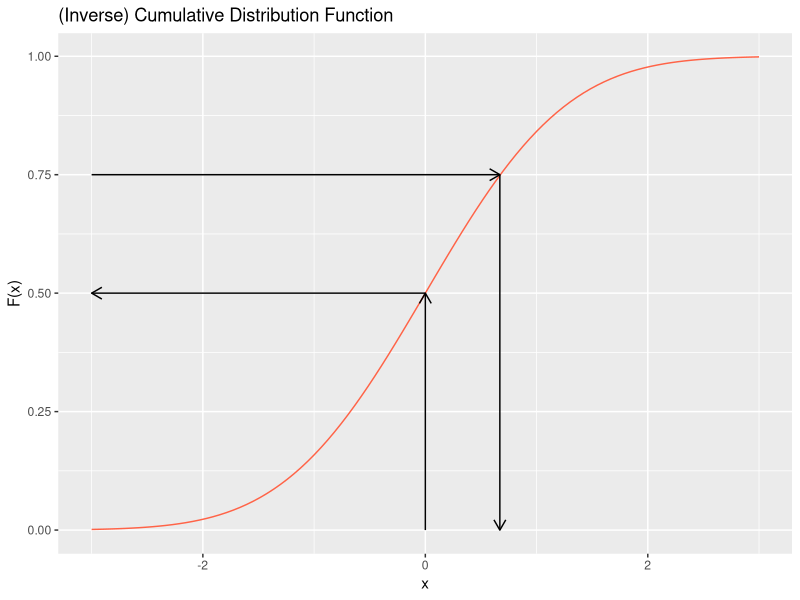
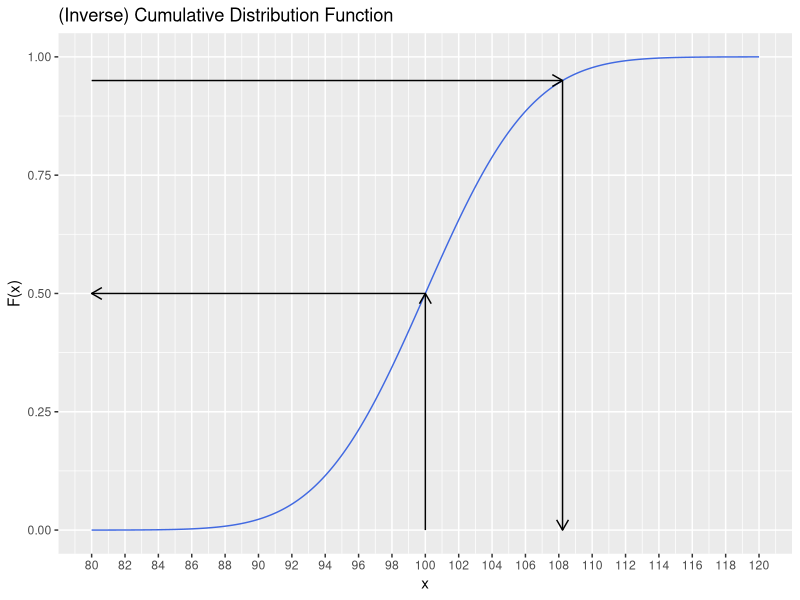

R code for these plots, in order:
## ---- chunk 1
knitr::opts_chunk$set(echo       = TRUE,
                      message    = FALSE,
                      warning    = FALSE,
                      fig.align  = "center",
                      dev        = "ragg_png")
## ---- chunk 2
pnorm(q = 1.96, 0, 1, lower.tail = TRUE)
## ---- chunk 3
qnorm(p = 0.9750021, 0, 1, lower.tail = TRUE)
## ---- chunk 4
library(ggplot2)
mu <- 0
sd <- 1
x <- seq(-3, 3, length = 100)
y <- pnorm(x, mean = mu, sd = sd)

# pnorm, qnormを使って計算するほうが望ましい
arrow_data <- data.frame(
  x1 = c(0.0, 0.0,-3.00, 0.67),
  x2 = c(0.0,-3.0, 0.67, 0.67),
  y1 = c(0.0, 0.5, 0.75, 0.75),
  y2 = c(0.5, 0.5, 0.75, 0.00)
)

ggplot() +
  geom_line(aes(x, y), col = "tomato") +
  geom_segment(data = arrow_data,
               aes(x = x1, y = y1, xend = x2, yend = y2),
               arrow = arrow(length = unit(.3, 'cm'))
               ) +
  labs(title = "(Inverse) Cumulative Distribution Function",
       x = "x",
       y = "F(x)")
## ---- chunk 5
mu <- 100
sd <- 5
x <- seq(80, 120, length = 1000)
y <- pnorm(x, mean = mu, sd = sd)

p <- 0.95
# 上側の場合はlower.tail = FALSEを設定する
# pnorm(x, mu, sd, lower.tail = FALSE) -> 0.05 を返す
p1 <- pnorm(mu, mean = mu, sd = sd)
p2 <- qnorm(p, mean = mu, sd = sd)
xmin <- min(x)
arrow_data <- data.frame(
  x1 = c(mu, mu  , xmin, p2),
  y1 = c( 0, p1  , p   , p ),
  x2 = c(mu, xmin, p2  , p2),
  y2 = c(p1, p1  , p   , 0 )
)

ggplot() +
  geom_line(aes(x, y), col = "royalblue") +
  geom_segment(data = arrow_data,
               aes(x = x1, y = y1, xend = x2, yend = y2),
               arrow = arrow(length = unit(.3, 'cm'))
  ) +
  scale_x_continuous(breaks = seq(80,120,2)) + 
  labs(title = "(Inverse) Cumulative Distribution Function",
       x = "x",
       y = "F(x)")
## ---- chunk 6
mu <- 100
sd <- 5
z <- qnorm(0.95, 0, 1)
list(mu = mu, sd = sd, z = z)
## ---- chunk 7
# 逆正規分布関数を用いて位置 q を計算
# mu + sd * qnorm(0.95, 0, 1)
q <- mu + sd * z
q
## ---- chunk 8
qnorm(p, mean = mu, sd = sd)
